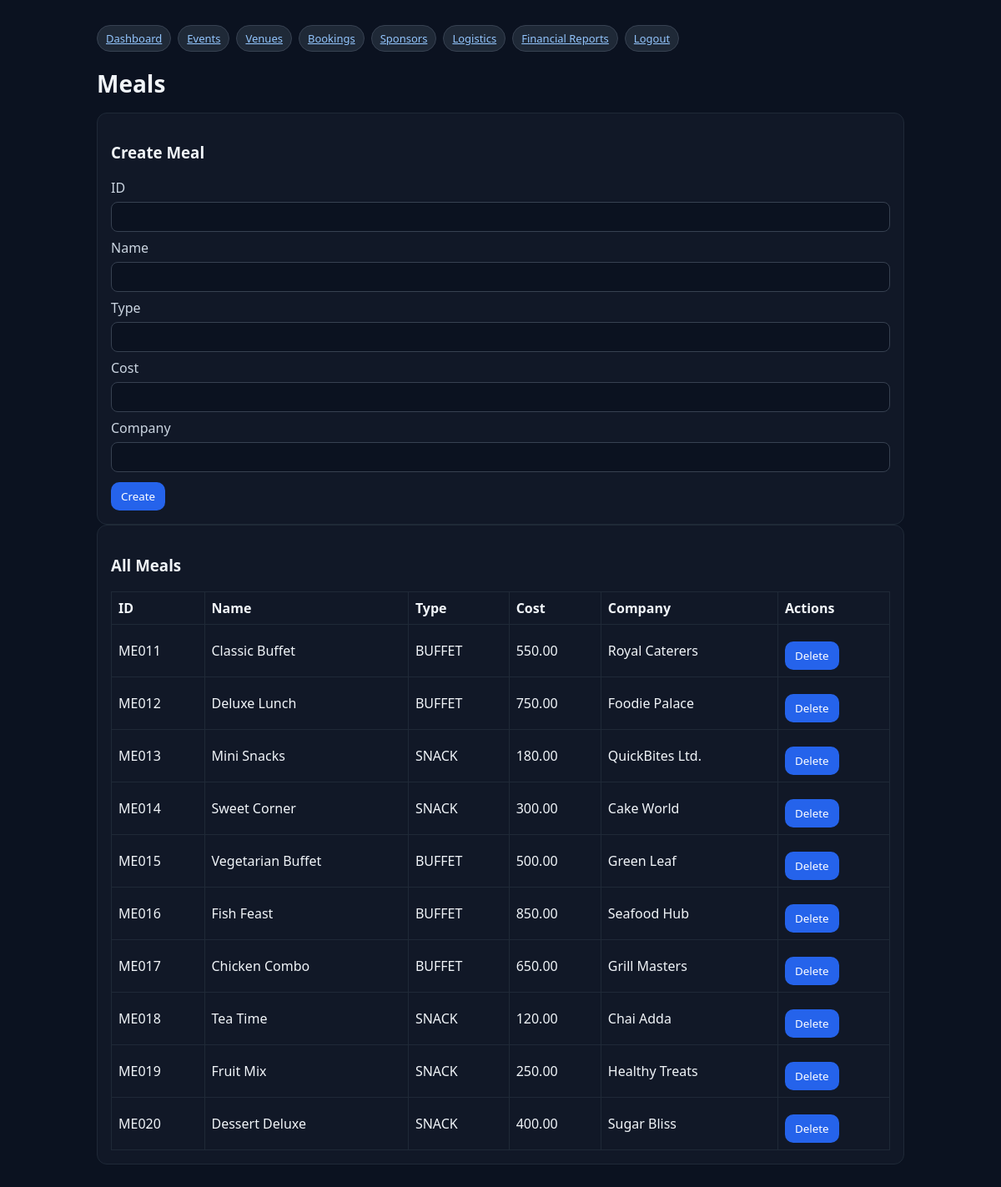
Screenshot of /admin/meals.php (signed in) with the database file from the repository.
### tables this page shows
CREATE TABLE Meals (
    meal_id VARCHAR(5) PRIMARY KEY,
    meal_name VARCHAR(100),
    meal_type VARCHAR(50),
    meal_cost DECIMAL(12,2),
    catering_company VARCHAR(100)
);

### admin/meals.php (the view, shortened to what this page needs)
<?php
require_once __DIR__ . '/../includes/db.php';
$rows=$pdo->query("SELECT * FROM Meals ORDER BY meal_id")->fetchAll();
?>
<!doctype html>
<html><head><meta charset="utf-8"><link rel="stylesheet" href="../assets/style.css"><title>Meals</title></head><body>
<div class="container">
  <div class="nav">
  <a class="badge" href="dashboard.php">Dashboard</a>
  <a class="badge" href="events.php">Events</a>
  <a class="badge" href="venues.php">Venues</a>
  <a class="badge" href="bookings.php">Bookings</a>
  <a class="badge" href="sponsors.php">Sponsors</a>
  <a class="badge" href="logistics.php">Logistics</a>
  <a class="badge" href="cashflow.php">Financial Reports</a>
  <a class="badge" href="../logout.php">Logout</a>
</div>
  <h1>Meals</h1>
  <div class="card">
    <h3>Create Meal</h3>
    <form method="post" class="row">
      <label>ID</label><input name="meal_id" required />
      <label>Name</label><input name="meal_name" required />
      <label>Type</label><input name="meal_type" />
      <label>Cost</label><input name="meal_cost" type="number" step="0.01" />
      <label>Company</label><input name="catering_company" />
      <button name="create">Create</button>
    </form>
  </div>
  <div class="card">
    <h3>All Meals</h3>
    <table class="table">
      <tr><th>ID</th><th>Name</th><th>Type</th><th>Cost</th><th>Company</th><th>Actions</th></tr>
      <?php foreach($rows as $r): ?>
      <tr>
        <td><?=htmlspecialchars($r['meal_id'])?></td>
        <td><?=htmlspecialchars($r['meal_name'])?></td>
        <td><?=htmlspecialchars($r['meal_type'])?></td>
        <td><?=htmlspecialchars($r['meal_cost'])?></td>
        <td><?=htmlspecialchars($r['catering_company'])?></td>
        <td>
          <form method="post" style="display:inline" onsubmit="return confirm('Delete?')">
            <button name="delete">Delete</button>
          </form>
        </td>
      </tr>
      <?php endforeach; ?>
    </table>
  </div>
</div>
</body></html>

### assets/style.css (style rules this page uses)
* { box-sizing:border-box;font-family:system-ui,Segoe UI,Roboto,Arial }
body { margin:0;background:#0b1220;color:#f1f5f9 }
a { color:#93c5fd }
.container { max-width:1000px;margin:30px auto;padding:0 16px }
h1 { font-size:28px;margin-bottom:16px }
.card { background:#111827;border:1px solid #1f2937;border-radius:12px;padding:16px }
label { display:block;margin-top:8px;color:#cbd5e1 }
input,select,textarea { width:100%;padding:8px;border-radius:8px;border:1px solid #374151;background:#0b1220;color:#e5e7eb;margin-top:6px }
button { margin-top:12px;padding:8px 12px;border:0;border-radius:10px;background:#2563eb;color:white;cursor:pointer }
.table { width:100%;border-collapse:collapse;margin-top:12px }
.table th,.table td { border:1px solid #1f2937;padding:8px;text-align:left }
.nav { display:flex;gap:8px;margin-bottom:12px }
.badge { background:#1f2937;border:1px solid #374151;border-radius:999px;padding:6px 10px;font-size:13px }

### rows the page displays
meals: meal_id "ME011", meal_name "Classic Buffet", meal_type "BUFFET", meal_cost "550.00", catering_company "Royal Caterers"
meals: meal_id "ME012", meal_name "Deluxe Lunch", meal_type "BUFFET", meal_cost "750.00", catering_company "Foodie Palace"
meals: meal_id "ME013", meal_name "Mini Snacks", meal_type "SNACK", meal_cost "180.00", catering_company "QuickBites Ltd."
meals: meal_id "ME014", meal_name "Sweet Corner", meal_type "SNACK", meal_cost "300.00", catering_company "Cake World"
meals: meal_id "ME015", meal_name "Vegetarian Buffet", meal_type "BUFFET", meal_cost "500.00", catering_company "Green Leaf"
meals: meal_id "ME016", meal_name "Fish Feast", meal_type "BUFFET", meal_cost "850.00", catering_company "Seafood Hub"
meals: meal_id "ME017", meal_name "Chicken Combo", meal_type "BUFFET", meal_cost "650.00", catering_company "Grill Masters"
meals: meal_id "ME018", meal_name "Tea Time", meal_type "SNACK", meal_cost "120.00", catering_company "Chai Adda"
meals: meal_id "ME019", meal_name "Fruit Mix", meal_type "SNACK", meal_cost "250.00", catering_company "Healthy Treats"
meals: meal_id "ME020", meal_name "Dessert Deluxe", meal_type "SNACK", meal_cost "400.00", catering_company "Sugar Bliss"
